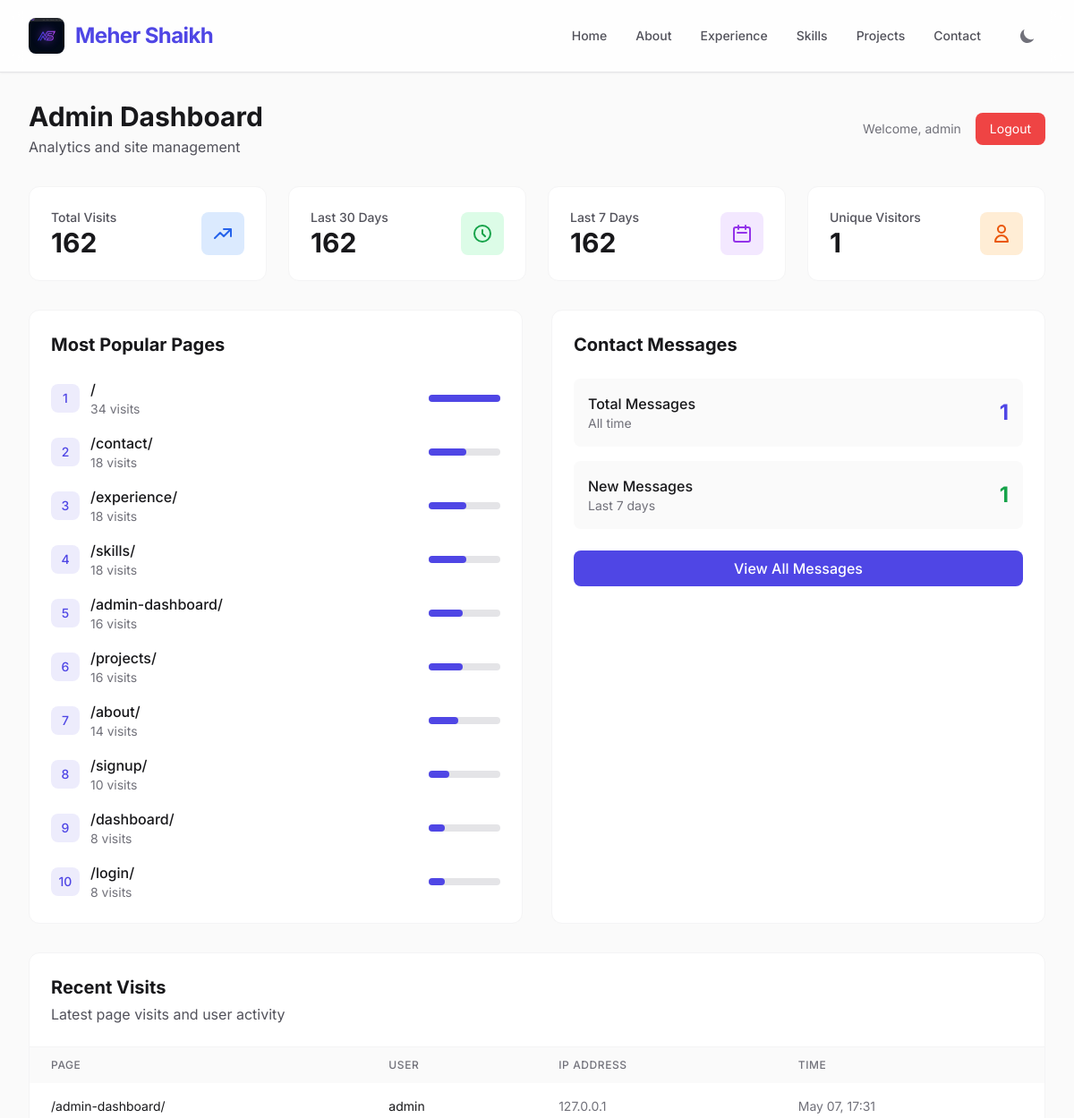
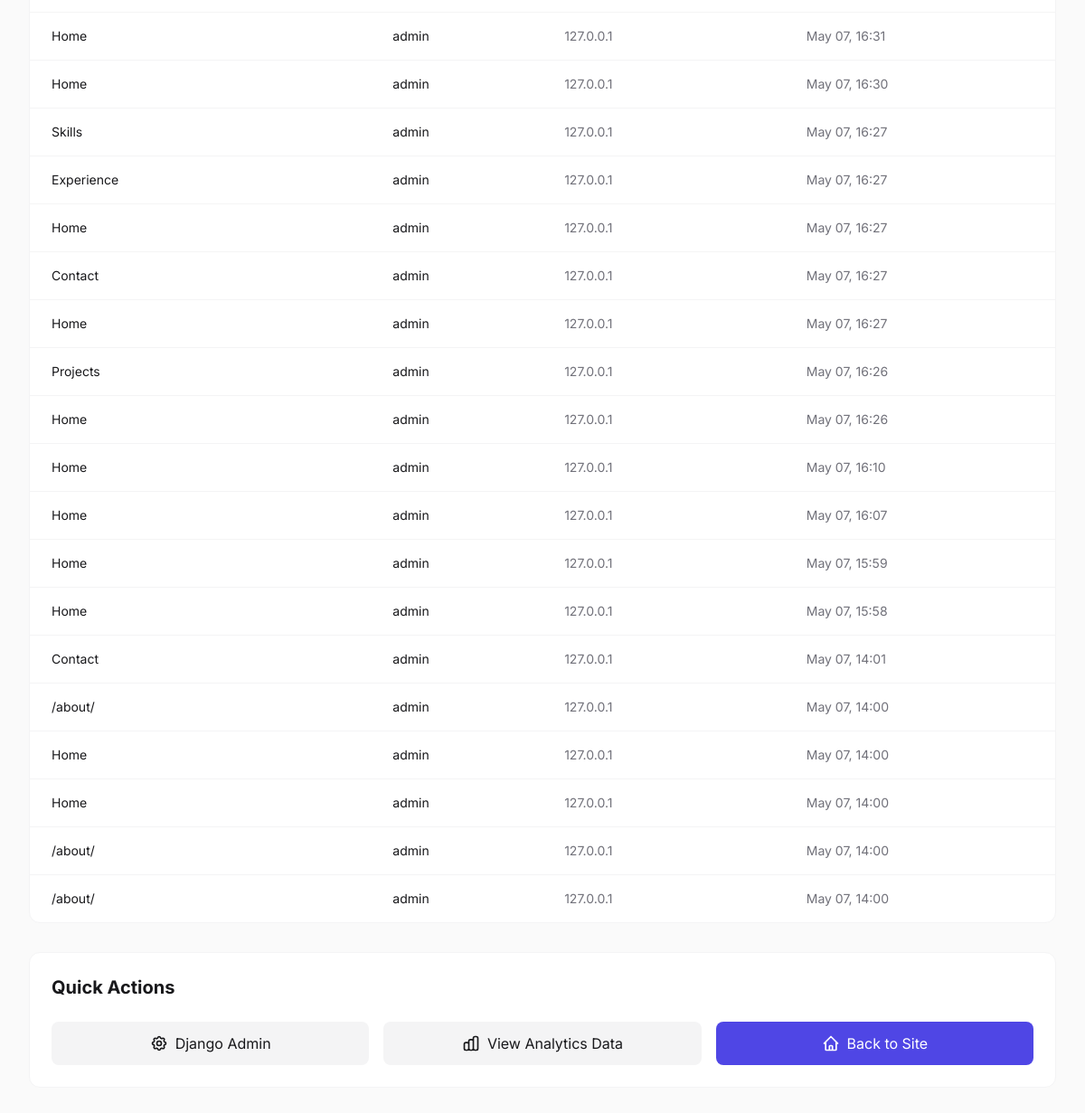
/admin-dashboard/ (signed in), run on the app's committed database (2 pictures, top to bottom).
### Portfolio/models.py (models this page shows, shortened)
class PageVisit(models.Model):
    path = models.CharField(max_length=500)
    user_agent = models.TextField(blank=True)
    ip_address = models.GenericIPAddressField(blank=True, null=True)
    referrer = models.URLField(blank=True, null=True)
    user = models.ForeignKey(User, on_delete=models.SET_NULL, null=True, blank=True)
    session_key = models.CharField(max_length=40, blank=True)
    timestamp = models.DateTimeField(auto_now_add=True)
    class Meta:
        ordering = ['-timestamp']
        indexes = [
            models.Index(fields=['path', 'timestamp']),
            models.Index(fields=['timestamp']),
        ]
    @property
    def page_name(self):
        path_map = {
            '/': 'Home',
            '/experience/': 'Experience',
            '/skills/': 'Skills',
            '/projects/': 'Projects',
            '/contact/': 'Contact',
            '/login/': 'Login',
            '/logout/': 'Logout',
            '/signup/': 'Signup',
            '/admin/': 'Admin Dashboard',
        }
        return path_map.get(self.path, self.path)

### Portfolio/views.py (the view)
# urls.py: path('admin-dashboard/', views.admin_dashboard, name='admin_dashboard'),
def admin_dashboard(request):
    now = timezone.now()
    last_30_days = now - timedelta(days=30)
    last_7_days = now - timedelta(days=7)
    is_admin = request.user.is_staff or request.user.is_superuser
    if not is_admin:
        messages.error(request, 'Admin analytics are available only to staff users.')
        return redirect('dashboard')
    total_visits = PageVisit.objects.count()
    visits_30_days = PageVisit.objects.filter(timestamp__gte=last_30_days).count()
    visits_7_days = PageVisit.objects.filter(timestamp__gte=last_7_days).count()
    unique_visitors = PageVisit.objects.values('ip_address').distinct().count()
    page_popularity_qs = PageVisit.objects.values('path').annotate(
        visits=Count('id')
    ).order_by('-visits')[:10]
    max_visits = page_popularity_qs[0]['visits'] if page_popularity_qs else 1
    page_popularity = [
        {
            'path': item['path'],
            'visits': item['visits'],
            'percent': int(item['visits'] / max_visits * 100) if max_visits else 0,
        }
        for item in page_popularity_qs
    ]
    daily_visits = PageVisit.objects.filter(timestamp__gte=last_30_days).extra(
        select={'day': 'date(timestamp)'}
    ).values('day').annotate(visits=Count('id')).order_by('day')
    recent_visits = PageVisit.objects.select_related('user').order_by('-timestamp')[:20]
    total_messages = ContactMessage.objects.count()
    unread_messages = ContactMessage.objects.filter(created_at__gte=last_7_days).count()
    context = {
        'total_visits': total_visits,
        'visits_30_days': visits_30_days,
        'visits_7_days': visits_7_days,
        'unique_visitors': unique_visitors,
        'page_popularity': page_popularity,
        'daily_visits': list(daily_visits),
        'recent_visits': recent_visits,
        'total_messages': total_messages,
        'unread_messages': unread_messages,
        'is_admin': is_admin,
    }
    return render(request, 'admin_dashboard.html', context)

### Templates/admin_dashboard.html (shortened to what this page needs)
{% extends 'base.html' %}
{% block content %}
<div class="min-h-screen bg-zinc-50 dark:bg-darkBg py-8">
    <div class="max-w-7xl mx-auto px-6 lg:px-8">
        <div class="mb-8">
            <div class="flex justify-between items-center">
                <div>
                    <h1 class="text-3xl font-bold text-zinc-900 dark:text-white">Admin Dashboard</h1>
                    <p class="text-zinc-600 dark:text-mutedDark mt-1">Analytics and site management</p>
                </div>
                <div class="flex items-center space-x-4">
                    <span class="text-sm text-zinc-500 dark:text-zinc-400">Welcome, {{ user.username }}</span>
                    <a href="{% url 'logout' %}" class="bg-red-500 text-white px-4 py-2 rounded-lg hover:bg-red-600 transition-colors text-sm">Logout</a>
                </div>
            </div>
        </div>
        <div class="grid grid-cols-1 md:grid-cols-2 lg:grid-cols-4 gap-6 mb-8">
            <div class="bg-white dark:bg-darkCard rounded-xl p-6 border border-zinc-100 dark:border-zinc-800">
                <div class="flex items-center justify-between">
                    <div>
                        <p class="text-sm font-medium text-zinc-600 dark:text-zinc-400">Total Visits</p>
                        <p class="text-3xl font-bold text-zinc-900 dark:text-white">{{ total_visits }}</p>
                    </div>
                    <div class="w-12 h-12 bg-blue-100 dark:bg-blue-900/30 rounded-lg flex items-center justify-center">
                        <svg class="w-6 h-6 text-blue-600 dark:text-blue-400" fill="none" stroke="currentColor" viewBox="0 0 24 24">
                            <path stroke-linecap="round" stroke-linejoin="round" stroke-width="2" d="M13 7h8m0 0v8m0-8l-8 8-4-4-6 6"></path>
                        </svg>
                    </div>
                </div>
            </div>
            <div class="bg-white dark:bg-darkCard rounded-xl p-6 border border-zinc-100 dark:border-zinc-800">
                <div class="flex items-center justify-between">
                    <div>
                        <p class="text-sm font-medium text-zinc-600 dark:text-zinc-400">Last 30 Days</p>
                        <p class="text-3xl font-bold text-zinc-900 dark:text-white">{{ visits_30_days }}</p>
                    </div>
                    <div class="w-12 h-12 bg-green-100 dark:bg-green-900/30 rounded-lg flex items-center justify-center">
                        <svg class="w-6 h-6 text-green-600 dark:text-green-400" fill="none" stroke="currentColor" viewBox="0 0 24 24">
                            <path stroke-linecap="round" stroke-linejoin="round" stroke-width="2" d="M12 8v4l3 3m6-3a9 9 0 11-18 0 9 9 0 0118 0z"></path>
                        </svg>
                    </div>
                </div>
            </div>
            <div class="bg-white dark:bg-darkCard rounded-xl p-6 border border-zinc-100 dark:border-zinc-800">
                <div class="flex items-center justify-between">
                    <div>
                        <p class="text-sm font-medium text-zinc-600 dark:text-zinc-400">Last 7 Days</p>
                        <p class="text-3xl font-bold text-zinc-900 dark:text-white">{{ visits_7_days }}</p>
                    </div>
                    <div class="w-12 h-12 bg-purple-100 dark:bg-purple-900/30 rounded-lg flex items-center justify-center">
                        <svg class="w-6 h-6 text-purple-600 dark:text-purple-400" fill="none" stroke="currentColor" viewBox="0 0 24 24">
                            <path stroke-linecap="round" stroke-linejoin="round" stroke-width="2" d="M8 7V3m8 4V3m-9 8h10M5 21h14a2 2 0 002-2V7a2 2 0 00-2-2H5a2 2 0 00-2 2v12a2 2 0 002 2z"></path>
                        </svg>
                    </div>
                </div>
            </div>
            <div class="bg-white dark:bg-darkCard rounded-xl p-6 border border-zinc-100 dark:border-zinc-800">
                <div class="flex items-center justify-between">
                    <div>
                        <p class="text-sm font-medium text-zinc-600 dark:text-zinc-400">Unique Visitors</p>
                        <p class="text-3xl font-bold text-zinc-900 dark:text-white">{{ unique_visitors }}</p>
                    </div>
                    <div class="w-12 h-12 bg-orange-100 dark:bg-orange-900/30 rounded-lg flex items-center justify-center">
                        <svg class="w-6 h-6 text-orange-600 dark:text-orange-400" fill="none" stroke="currentColor" viewBox="0 0 24 24">
                            <path stroke-linecap="round" stroke-linejoin="round" stroke-width="2" d="M16 7a4 4 0 11-8 0 4 4 0 018 0zM12 14a7 7 0 00-7 7h14a7 7 0 00-7-7z"></path>
                        </svg>
                    </div>
                </div>
            </div>
        </div>
        <div class="grid grid-cols-1 lg:grid-cols-2 gap-8 mb-8">
            <div class="bg-white dark:bg-darkCard rounded-xl p-6 border border-zinc-100 dark:border-zinc-800">
                <h3 class="text-xl font-bold text-zinc-900 dark:text-white mb-6">Most Popular Pages</h3>
                <div class="space-y-4">
                    {% for page in page_popularity %}
                    <div class="flex items-center justify-between">
                        <div class="flex items-center space-x-3">
                            <div class="w-8 h-8 bg-primary/10 rounded-lg flex items-center justify-center">
                                <span class="text-sm font-medium text-primary">{{ forloop.counter }}</span>
                            </div>
                            <div>
                                <p class="font-medium text-zinc-900 dark:text-white">{{ page.path|default:"Home" }}</p>
                                <p class="text-sm text-zinc-500 dark:text-zinc-400">{{ page.visits }} visits</p>
                            </div>
                        </div>
                        <div class="w-20 bg-zinc-200 dark:bg-zinc-700 rounded-full h-2">
                            <div class="bg-primary h-2 rounded-full" style="width: {{ page.percent }}%"></div>
                        </div>
                    </div>
                    {% empty %}
                    <p class="text-zinc-500 dark:text-zinc-400 text-center py-8">No visit data available yet</p>
                    {% endfor %}
                </div>
            </div>
            <div class="bg-white dark:bg-darkCard rounded-xl p-6 border border-zinc-100 dark:border-zinc-800">
                <h3 class="text-xl font-bold text-zinc-900 dark:text-white mb-6">Contact Messages</h3>
                <div class="space-y-4">
                    <div class="flex items-center justify-between p-4 bg-zinc-50 dark:bg-zinc-800/50 rounded-lg">
                        <div>
                            <p class="font-medium text-zinc-900 dark:text-white">Total Messages</p>
                            <p class="text-sm text-zinc-500 dark:text-zinc-400">All time</p>
                        </div>
                        <span class="text-2xl font-bold text-primary">{{ total_messages }}</span>
                    </div>
                    <div class="flex items-center justify-between p-4 bg-zinc-50 dark:bg-zinc-800/50 rounded-lg">
                        <div>
                            <p class="font-medium text-zinc-900 dark:text-white">New Messages</p>
                            <p class="text-sm text-zinc-500 dark:text-zinc-400">Last 7 days</p>
                        </div>
                        <span class="text-2xl font-bold text-green-600">{{ unread_messages }}</span>
                    </div>
                </div>
                <div class="mt-6">
                    <a href="/admin/Portfolio/contactmessage/" class="w-full bg-primary text-white font-medium px-4 py-2 rounded-lg hover:bg-primaryHover transition-colors text-center block">
                        View All Messages
                    </a>
                </div>
            </div>
        </div>
        <div class="bg-white dark:bg-darkCard rounded-xl border border-zinc-100 dark:border-zinc-800">
            <div class="p-6 border-b border-zinc-100 dark:border-zinc-800">
                <h3 class="text-xl font-bold text-zinc-900 dark:text-white">Recent Visits</h3>
                <p class="text-zinc-600 dark:text-mutedDark mt-1">Latest page visits and user activity</p>
            </div>
            <div class="overflow-x-auto">
                <table class="w-full">
                    <thead class="bg-zinc-50 dark:bg-zinc-800/50">
                        <tr>
                            <th class="px-6 py-3 text-left text-xs font-medium text-zinc-500 dark:text-zinc-400 uppercase tracking-wider">Page</th>
                            <th class="px-6 py-3 text-left text-xs font-medium text-zinc-500 dark:text-zinc-400 uppercase tracking-wider">User</th>
                            <th class="px-6 py-3 text-left text-xs font-medium text-zinc-500 dark:text-zinc-400 uppercase tracking-wider">IP Address</th>
                            <th class="px-6 py-3 text-left text-xs font-medium text-zinc-500 dark:text-zinc-400 uppercase tracking-wider">Time</th>
                        </tr>
                    </thead>
                    <tbody class="divide-y divide-zinc-100 dark:divide-zinc-800">
                        {% for visit in recent_visits %}
                        <tr class="hover:bg-zinc-50 dark:hover:bg-zinc-800/30">
                            <td class="px-6 py-4 whitespace-nowrap text-sm text-zinc-900 dark:text-white">{{ visit.page_name }}</td>
                            <td class="px-6 py-4 whitespace-nowrap text-sm text-zinc-900 dark:text-white">
                                {% if visit.user %}
                                    {{ visit.user.username }}
                                {% else %}
                                    <span class="text-zinc-500 dark:text-zinc-400">Anonymous</span>
                                {% endif %}
                            </td>
                            <td class="px-6 py-4 whitespace-nowrap text-sm text-zinc-500 dark:text-zinc-400">{{ visit.ip_address|default:"-" }}</td>
                            <td class="px-6 py-4 whitespace-nowrap text-sm text-zinc-500 dark:text-zinc-400">{{ visit.timestamp|date:"M d, H:i" }}</td>
                        </tr>
                        {% empty %}
                        <tr>
                            <td colspan="4" class="px-6 py-8 text-center text-zinc-500 dark:text-zinc-400">No visit data available yet</td>
                        </tr>
                        {% endfor %}
                    </tbody>
                </table>
            </div>
        </div>
        <div class="mt-8 bg-white dark:bg-darkCard rounded-xl p-6 border border-zinc-100 dark:border-zinc-800">
            <h3 class="text-xl font-bold text-zinc-900 dark:text-white mb-6">Quick Actions</h3>
            <div class="grid grid-cols-1 md:grid-cols-3 gap-4">
                <a href="/admin/" class="flex items-center justify-center space-x-2 bg-zinc-100 dark:bg-zinc-800 hover:bg-zinc-200 dark:hover:bg-zinc-700 px-4 py-3 rounded-lg transition-colors">
                    <span>Django Admin</span>
                </a>
                <a href="/admin/Portfolio/pagevisit/" class="flex items-center justify-center space-x-2 bg-zinc-100 dark:bg-zinc-800 hover:bg-zinc-200 dark:hover:bg-zinc-700 px-4 py-3 rounded-lg transition-colors">
                    <span>View Analytics Data</span>
                </a>
                <a href="{% url 'home' %}" class="flex items-center justify-center space-x-2 bg-primary text-white hover:bg-primaryHover px-4 py-3 rounded-lg transition-colors">
                    <svg class="w-5 h-5" fill="none" stroke="currentColor" viewBox="0 0 24 24">
                        <path stroke-linecap="round" stroke-linejoin="round" stroke-width="2" d="M3 12l2-2m0 0l7-7 7 7M5 10v10a1 1 0 001 1h3m10-11l2 2m-2-2v10a1 1 0 01-1 1h-3m-6 0a1 1 0 001-1v-4a1 1 0 011-1h2a1 1 0 011 1v4a1 1 0 001 1m-6 0h6"></path>
                    </svg>
                    <span>Back to Site</span>
                </a>
            </div>
        </div>
    </div>
</div>
{% endblock %}

### Templates/base.html (style rules this page uses)
body { font-family: 'Inter', sans-serif; }
html { scroll-behavior: smooth; }

### data on the page
PageVisit: page_name "Home", user.username "admin", ip_address "127.0.0.1", timestamp "May 07, 16:31"
PageVisit: page_name "Home", user.username "admin", ip_address "127.0.0.1", timestamp "May 07, 16:30"
PageVisit: page_name "Skills", user.username "admin", ip_address "127.0.0.1", timestamp "May 07, 16:27"
PageVisit: page_name "Experience", user.username "admin", ip_address "127.0.0.1", timestamp "May 07, 16:27"
PageVisit: page_name "Home", user.username "admin", ip_address "127.0.0.1", timestamp "May 07, 16:27"
PageVisit: page_name "Contact", user.username "admin", ip_address "127.0.0.1", timestamp "May 07, 16:27"
PageVisit: page_name "Home", user.username "admin", ip_address "127.0.0.1", timestamp "May 07, 16:27"
PageVisit: page_name "Projects", user.username "admin", ip_address "127.0.0.1", timestamp "May 07, 16:26"
PageVisit: page_name "Home", user.username "admin", ip_address "127.0.0.1", timestamp "May 07, 16:26"
PageVisit: page_name "Home", user.username "admin", ip_address "127.0.0.1", timestamp "May 07, 16:10"
PageVisit: page_name "Home", user.username "admin", ip_address "127.0.0.1", timestamp "May 07, 16:07"
PageVisit: page_name "Home", user.username "admin", ip_address "127.0.0.1", timestamp "May 07, 15:59"
PageVisit: page_name "Home", user.username "admin", ip_address "127.0.0.1", timestamp "May 07, 15:58"
PageVisit: page_name "Contact", user.username "admin", ip_address "127.0.0.1", timestamp "May 07, 14:01"
PageVisit: page_name "/about/", user.username "admin", ip_address "127.0.0.1", timestamp "May 07, 14:00"
PageVisit: page_name "Home", user.username "admin", ip_address "127.0.0.1", timestamp "May 07, 14:00"
PageVisit: page_name "Home", user.username "admin", ip_address "127.0.0.1", timestamp "May 07, 14:00"
PageVisit: page_name "/about/", user.username "admin", ip_address "127.0.0.1", timestamp "May 07, 14:00"
PageVisit: page_name "/about/", user.username "admin", ip_address "127.0.0.1", timestamp "May 07, 14:00"

### other printed values
{{ user.username }} "admin"
{{ total_visits }} "162"
{{ visits_30_days }} "162"
{{ visits_7_days }} "162"
{{ unique_visitors }} "1"
{{ page.path|default:"Home" }} "/" "/contact/" "/experience/" "/skills/" "/admin-dashboard/" "/projects/" "/about/" "/signup/" "/dashboard/" "/login/"
{{ page.visits }} "34" "18" "18" "18" "16" "16" "14" "10" "8" "8"
{{ total_messages }} "1"
{{ unread_messages }} "1"
